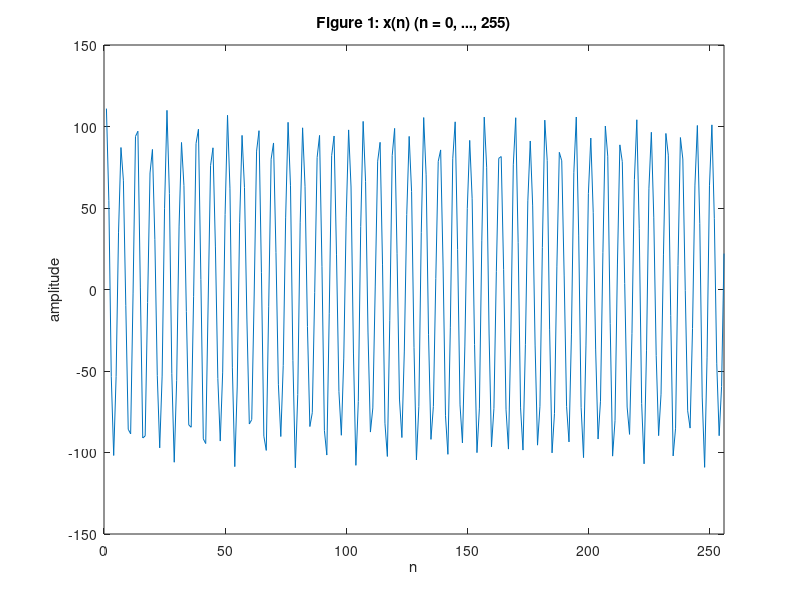
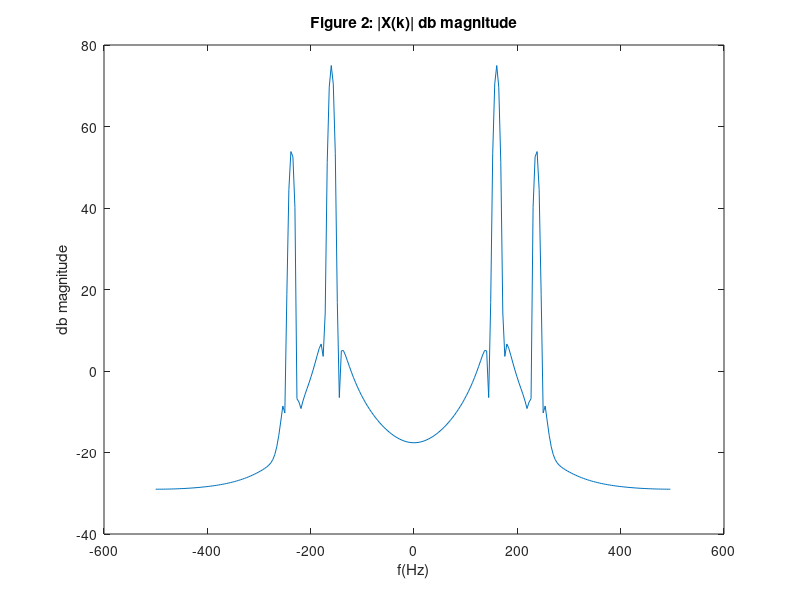
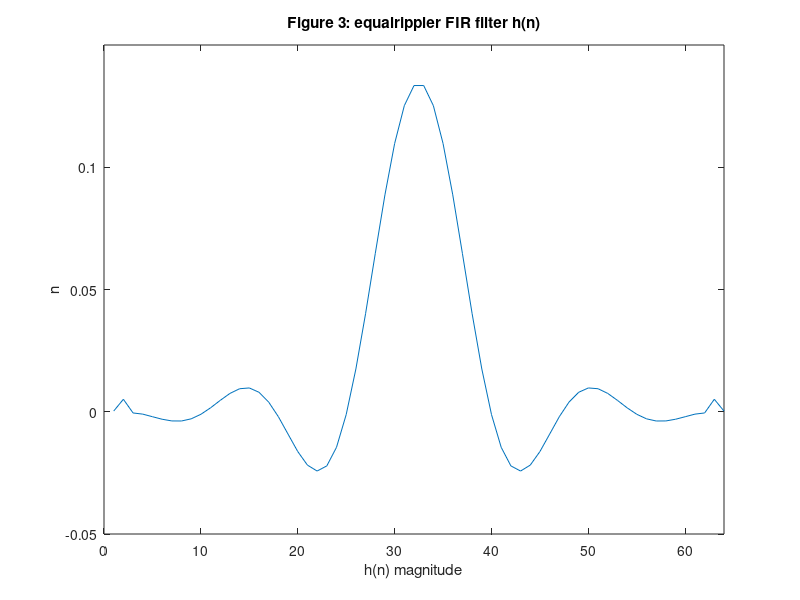
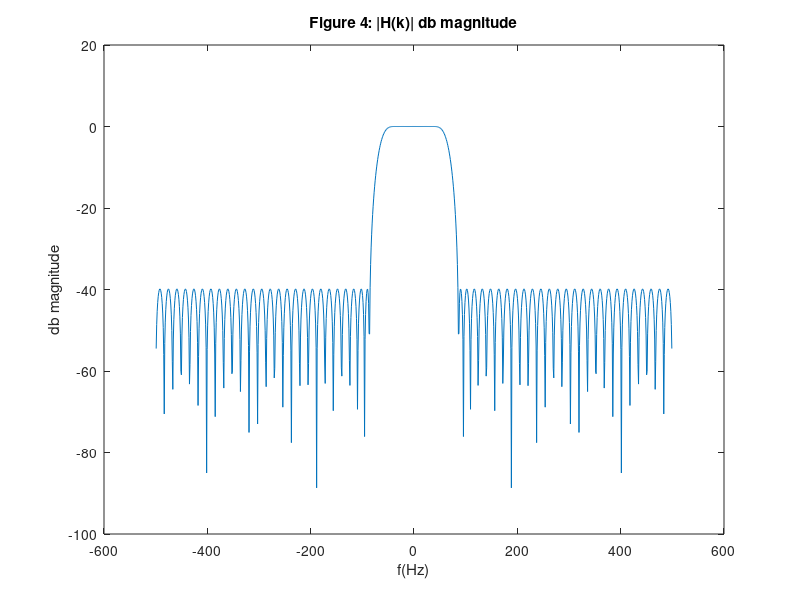

Reproduce these figures in MATLAB, in order.
clear;
close all;
%% Part I: data set

% Generating the 4096 point signal with fs = 1khz
fs = 1000;          %given in the problem, the fs = 1khz
Al = [100 10 1];
fl = [160 237 240];
N = 4096;           % given in data set
t = 0 : N - 1;
xt = 0;
for l = 1 : 3
    xt = xt + Al(l) * cos(2 * pi * fl(l).*t/fs); 
end

NFFT = 256;
n = 0 : NFFT - 1;
% extracting the first 256 portion of the data
xn = xt(1:NFFT);
tosave = figure; 
plot(xn);
title('Figure 1: x(n) (n = 0, ..., 255)');
xlabel('n');
ylabel('amplitude');
axis([0 256 -150 150]);
saveas(tosave, 'figure1.jpg');

alpha = 2.5;
beta = 7.85;
kbWindow = kaiser(NFFT, beta);

xk = fftshift(fft(xn.* kbWindow', NFFT));
f = fs * (1/NFFT * n - 0.5);
tosave = figure; 
plot(f, 20*log10(abs(xk)));
title('Figure 2: |X(k)| db magnitude');
xlabel('f(Hz)');
ylabel('db magnitude');
saveas(tosave, 'figure2.jpg');

%% Part II: Decimation Filter Design

fpc = 40;   %passband cutoff frequency = 40 Hz (analog)
fsc = 85;   %stopband cutoff frequency = 85 Hz (analog)
n = 63; % 64-coefficient, linear phase, FIR
freq_band = [0, 2 * fpc/fs, 2 * fsc/fs, 1];
hn= firpm(n, freq_band, [1 ,1, 0, 0], [50, 1]);
%plot hn
tosave = figure;
plot(hn);
title('Figure 3: equalrippler FIR filter h(n)');
xlabel('h(n) magnitude');
ylabel('n');
axis([0 64 -0.05 0.15]);
saveas(tosave, 'figure3.jpg');

NFFT = 1024;
w = rectwin(1024);
hn = [hn, zeros(1,NFFT-length(hn))];
hk = fftshift(fft(hn.* w', NFFT));

k = -NFFT/2 : NFFT/2 - 1; % 1024 points in total
fk = fs * (1/NFFT * k);
tosave = figure;
plot(fk, 20 * log10(abs(hk)));
title('Figure 4: |H(k)| db magnitude');
xlabel('f(Hz)');
ylabel('db magnitude');
saveas(tosave, 'figure 4.jpg');

% plot the zoom in graph f from -40hz to 40hz
tosave = figure;
plot(fk, 20 * log10(abs(hk)));
title('Figure 5: |H(k)| db magnitude -40hz to 40hz');
xlim([-40 40]);
ylim([-0.01, 0.01])
xlabel('f(Hz)');
ylabel('db magnitude');
saveas(tosave, 'figure 5.jpg');

%% Part III Complex Basebanding and Desampling
% part a
f0 = 250;
w0 = 2 * pi * f0/fs;
NFFT = 256;
alpha = 2.5;
beta = 7.85;
n = 0 : N - 1;
k = 0 : NFFT - 1;
kbWindow = kaiser(NFFT, beta);
cm = exp(-1i .* n * w0) .* xt;
fftcm = fftshift(fft(cm(1:NFFT) .* kbWindow', NFFT));
tosave = figure;
f = fs * (1/NFFT * k - 0.5);
plot(f, 20 * log10(abs(fftcm)));
title('Figure 6: |FFT| db magnitude n = 0 : 255');
xlabel('f(Hz)');
ylabel('db magnitude of |FFT|');
saveas(tosave, 'figure 6.jpg');

% part b
% hn4096 = [hn, zeros(1,N-length(hn))];
% filtered = filter(hn4096(1:64),1,cm);
filtered = conv(cm,hn(1:64),'same');
fftcm1= fftshift(fft(filtered(NFFT+1:2*NFFT).* kbWindow',NFFT));% Take FFT
tosave = figure;
plot(f, 20*log10(abs(fftcm1)));
title('Figure 7: |FFT| db magnitude n = 256 : 511');
xlabel('frequency f(Hz)');
ylabel('dB magnitude of |FFT|');
saveas(tosave, 'figure 7.jpg');
% part c
downsampleFiltered = downsample(filtered, 8);

%% Part IV High Resolution Spectral Analysis
fftcm2= fftshift(fft(downsampleFiltered(NFFT+1:2*NFFT).* kbWindow',NFFT));
tosave = figure;
f2 = 125 * (1/NFFT * k - 0.5);
plot(f2, 20*log10(abs(fftcm2)));
title('Figure 8: Downsampled(125Hz)|FFT| db magnitude n = 256 : 511');
xlabel('frequency f(Hz)');
ylabel('dB magnitude of |FFT|');
axis([-60 60 -40 60]);
saveas(tosave, 'figure 8.jpg');

% part b
fpc = 40;   %passband cutoff frequency = 40 Hz (analog)
fsc = 85;   %stopband cutoff frequency = 85 Hz (analog)
n = 63; % 64-coefficient, linear phase, FIR
freq_band = [0, 2 * fpc/fs, 2 * fsc/fs, 1];
hn= firpm(n, freq_band, [1 ,1, 0, 0], [1,200]);
%plot hn
tosave = figure;
stem(hn);
axis([0 64 -0.05 0.15]);
saveas(tosave, 'figure9.jpg');

NFFT = 1024;
w = rectwin(1024);
hn = [hn, zeros(1,NFFT-length(hn))];
hk = fftshift(fft(hn.* w', NFFT));

k = -NFFT/2 : NFFT/2 - 1; % 1024 points in total
fk = fs * (1/NFFT * k);
tosave = figure;
plot(fk, 20 * log10(abs(hk)));
title('Figure 10: |H(k)| db magnitude');
xlabel('f(Hz)');
ylabel('db magnitude');
saveas(tosave, 'figure 10.jpg');

% plot the zoom in graph f from -40hz to 40hz
tosave = figure;
plot(fk, 20 * log10(abs(hk)));
title('Figure 11: |H(k)| db magnitude -40hz to 40hz');
xlim([-40 40]);
ylim([-0.04, 0.04])
xlabel('f(Hz)');
ylabel('db magnitude');
saveas(tosave, 'figure11.jpg');

f0 = 250;
w0 = 2 * pi * f0/fs;
NFFT = 256;
alpha = 2.5;
beta = 7.85;
n = 0 : N - 1;
k = 0 : NFFT - 1;
kbWindow = kaiser(NFFT, beta);
cm = exp(-1i .* n * w0) .* xt;
% hn4096 = [hn, zeros(1,N-length(hn))];
% filtered = filter(cm,1,hn4096);
filtered = conv(cm,hn(1:64),'same');
downsampleFiltered = downsample(filtered, 8);
fftcm2= fftshift(fft(downsampleFiltered(NFFT+1:2*NFFT).* kbWindow',NFFT));
tosave = figure;
plot(f2, 20*log10(abs(fftcm2)));
title('Figure 12: Downsampled(125Hz)|FFT| db magnitude n = 256 : 511');
xlabel('frequency f(Hz)');
ylabel('dB magnitude of |FFT|');
axis([-60 60 -40 60]);
saveas(tosave, 'figure 12.jpg');